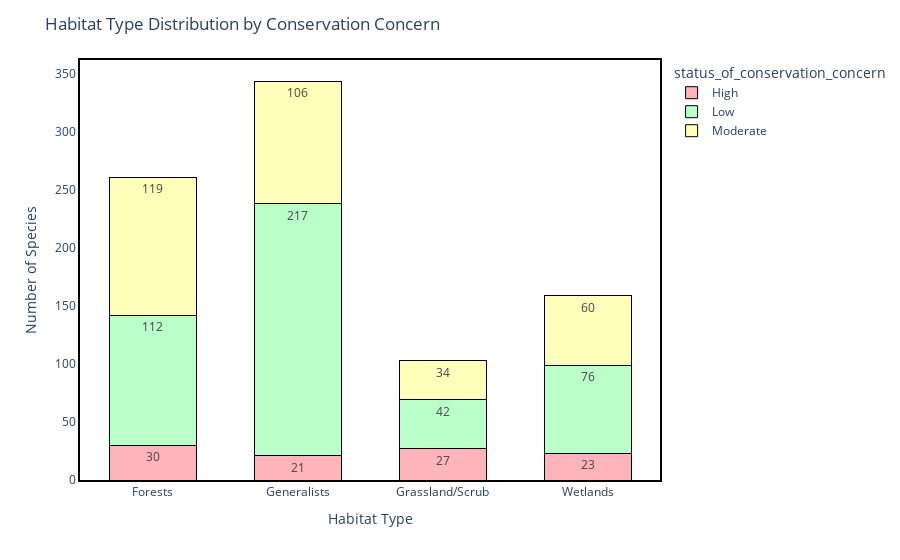

Notebook source saved alongside this figure:
### Markdown cell above
### Habitat Type Distribution

### Code cell
# Count by Habitat Type → Conservation Concern
habitat_counts = birds_df.groupby(
    ["habitat_type", "status_of_conservation_concern"]
)["bird_name"].count().reset_index()

habitat_counts.rename(columns={"bird_name": "count"}, inplace=True)

# Custom pastel colors
custom_pastel = ["#FFB3BA", "#BAFFC9", "#FFFFBA"]

# Stacked Bar Chart
fig = px.bar(
    habitat_counts,
    x="habitat_type",
    y="count",
    color="status_of_conservation_concern",
    text="count",   # show values
    color_discrete_sequence=custom_pastel
)
# Add black edges 
fig.update_traces(
    marker=dict(line=dict(color='black', width=1)),
    width=0.6
)

fig.update_layout(
    title="Habitat Type Distribution by Conservation Concern",
    xaxis_title="Habitat Type",
    yaxis_title="Number of Species",
    paper_bgcolor="white",
    plot_bgcolor="white",
    barmode="stack",
    showlegend=True,
    xaxis=dict(showline=True, linewidth=2, linecolor='black', mirror=True),
    yaxis=dict(showline=True, linewidth=2, linecolor='black', mirror=True)
    
)

fig.show()

### Figure 1 — Plotly figure (JSON) as saved in the notebook; plotly's stock layout.template omitted (floating-point values rounded to 4 significant figures)
{"data": [{"alignmentgroup": "True", "hovertemplate": "status_of_conservation_concern=High<br>habitat_type=%{x}<br>count=%{text}<extra></extra>", "legendgroup": "High", "marker": {"color": "#FFB3BA", "line": {"color": "black", "width": 1}, "pattern": {"shape": ""}}, "name": "High", "offsetgroup": "High", "orientation": "v", "showlegend": true, "text": [30, 21, 27, 23], "textposition": "auto", "type": "bar", "width": 0.6, "x": ["Forests", "Generalists", "Grassland/Scrub", "Wetlands"], "xaxis": "x", "y": [30, 21, 27, 23], "yaxis": "y"}, {"alignmentgroup": "True", "hovertemplate": "status_of_conservation_concern=Low<br>habitat_type=%{x}<br>count=%{text}<extra></extra>", "legendgroup": "Low", "marker": {"color": "#BAFFC9", "line": {"color": "black", "width": 1}, "pattern": {"shape": ""}}, "name": "Low", "offsetgroup": "Low", "orientation": "v", "showlegend": true, "text": [112, 217, 42, 76], "textposition": "auto", "type": "bar", "width": 0.6, "x": ["Forests", "Generalists", "Grassland/Scrub", "Wetlands"], "xaxis": "x", "y": [112, 217, 42, 76], "yaxis": "y"}, {"alignmentgroup": "True", "hovertemplate": "status_of_conservation_concern=Moderate<br>habitat_type=%{x}<br>count=%{text}<extra></extra>", "legendgroup": "Moderate", "marker": {"color": "#FFFFBA", "line": {"color": "black", "width": 1}, "pattern": {"shape": ""}}, "name": "Moderate", "offsetgroup": "Moderate", "orientation": "v", "showlegend": true, "text": [119, 106, 34, 60], "textposition": "auto", "type": "bar", "width": 0.6, "x": ["Forests", "Generalists", "Grassland/Scrub", "Wetlands"], "xaxis": "x", "y": [119, 106, 34, 60], "yaxis": "y"}], "layout": {"autosize": true, "barmode": "stack", "legend": {"title": {"text": "status_of_conservation_concern"}, "tracegroupgap": 0}, "margin": {"t": 60}, "paper_bgcolor": "white", "plot_bgcolor": "white", "showlegend": true, "title": {"text": "Habitat Type Distribution by Conservation Concern"}, "xaxis": {"anchor": "y", "autorange": true, "domain": [0, 1], "linecolor": "black", "linewidth": 2, "mirror": true, "range": [-0.5, 3.5], "showline": true, "title": {"text": "Habitat Type"}, "type": "category"}, "yaxis": {"anchor": "x", "autorange": true, "domain": [0, 1], "linecolor": "black", "linewidth": 2, "mirror": true, "range": [0, 362.1], "showline": true, "title": {"text": "Number of Species"}, "type": "linear"}}}
